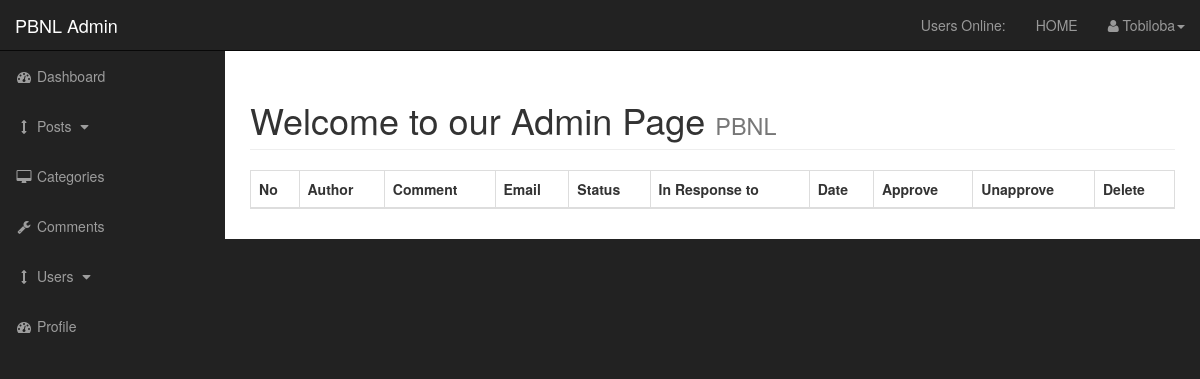
Before: /admin/comments.php (signed in) with the older database file.
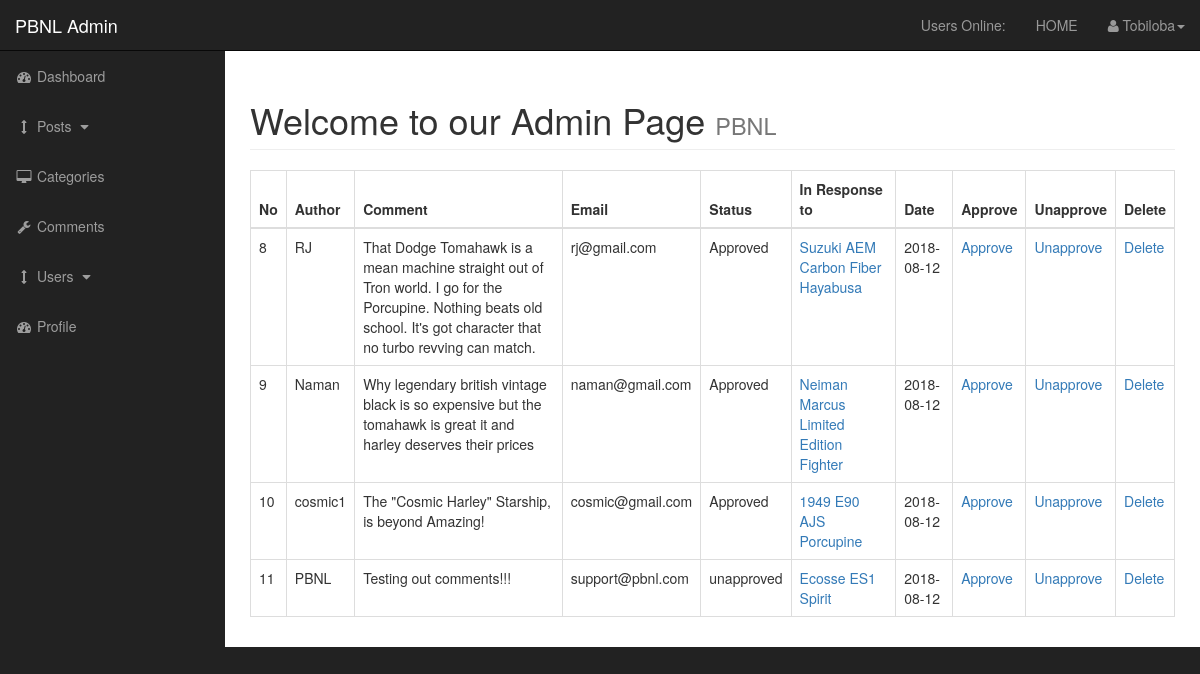
After: the same page with the newer database file.
### tables this page shows
CREATE TABLE `comments` (
  `comment_id` int(3) NOT NULL,
  `comment_post_id` int(3) NOT NULL,
  `comment_user_id` int(3) NOT NULL,
  `comment_author` varchar(255) NOT NULL,
  `comment_email` varchar(320) NOT NULL,
  `comment_content` text NOT NULL,
  `comment_status` varchar(255) NOT NULL DEFAULT 'unapproved',
  `comment_date` date NOT NULL
);

CREATE TABLE `posts` (
  `post_id` int(3) NOT NULL,
  `post_category_id` int(3) NOT NULL,
  `post_title` varchar(255) NOT NULL,
  `post_author` varchar(255) NOT NULL,
  `post_user` varchar(255) NOT NULL,
  `post_date` date NOT NULL,
  `post_image` text NOT NULL,
  `post_content` text NOT NULL,
  `post_tags` varchar(255) NOT NULL,
  `post_comment_count` int(11) NOT NULL,
  `post_status` varchar(255) NOT NULL,
  `post_views_count` int(11) NOT NULL,
  `likes` int(11) NOT NULL
);

### admin/includes/display_comments.php (the view, shortened to what this page needs)
   <table class="table table-bordered table-hover">
    <thead>
        <tr>
            <th>No</th>
            <th>Author</th>
            <th>Comment</th>
            <th>Email</th>
            <th>Status</th>
            <th>In Response to</th>
            <th>Date</th>
            <th>Approve</th>
            <th>Unapprove</th>
            <th>Delete</th>
        </tr>
    </thead>
    <tbody>
        <?php
        if($_SESSION['user_role'] == 'admin') {
            $query = "SELECT * FROM comments ORDER BY comment_id DESC";
            $result = mysqli_query($connection, $query);
            while ($row = mysqli_fetch_assoc($result)) {
                $commentId = $row['comment_id'];
                $commentPostId = $row['comment_post_id'];
                $commentAuthor = $row['comment_author'];
                $commentContent = $row['comment_content'];
                $commentEmail = $row['comment_email'];
                $commentStatus = $row['comment_status'];
                $commentDate = $row['comment_date'];
                echo "<tr>";
                echo "<td>$commentId</td>";
                echo "<td>$commentAuthor</td>";
                echo "<td>$commentContent</td>";
                echo "<td>$commentEmail</td>";
                echo "<td>$commentStatus</td>";
                $queries = "SELECT * FROM posts WHERE post_id = $commentPostId";
                $results = mysqli_query($connection, $queries);
                while ($rows = mysqli_fetch_assoc($results)) {
                    $postId = $rows['post_id'];
                    $postTitle = $rows['post_title'];
                    echo "<td><a href='../post.php?id=$postId'>$postTitle</a></td>";
                }
                echo "<td>$commentDate</td>";
                echo "<td><a href='comments.php?approve=$commentId'>Approve</a>";
                echo "<td><a href='comments.php?unapprove=$commentId'>Unapprove</a>";
                echo "<td><a href='comments.php?delete=$commentId'>Delete</a>";
            }
        } else {
            $user_id = $_SESSION['user_id'];
            $query = "SELECT * FROM comments WHERE comment_user_id = {$user_id}";
            $result = mysqli_query($connection, $query);
            while ($row = mysqli_fetch_assoc($result)) {
                $commentId = $row['comment_id'];
                $commentPostId = $row['comment_post_id'];
                $commentAuthor = $row['comment_author'];
                $commentContent = $row['comment_content'];
                $commentEmail = $row['comment_email'];
                $commentStatus = $row['comment_status'];
                $commentDate = $row['comment_date'];
                echo "<tr>";
                echo "<td>$commentId</td>";
                echo "<td>$commentAuthor</td>";
                echo "<td>$commentContent</td>";
                echo "<td>$commentEmail</td>";
                echo "<td>$commentStatus</td>";
                $queries = "SELECT * FROM posts WHERE post_id = $commentPostId";
                $results = mysqli_query($connection, $queries);
                while ($rows = mysqli_fetch_assoc($results)) {
                    $postId = $rows['post_id'];
                    $postTitle = $rows['post_title'];
                    echo "<td><a href='../post.php?id=$postId'>$postTitle</a></td>";
                }
                echo "<td>$commentDate</td>";
                echo "<td><a href='comments.php?approve=$commentId'>Approve</a>";
                echo "<td><a href='comments.php?unapprove=$commentId'>Unapprove</a>";
                echo "<td><a href='comments.php?delete=$commentId'>Delete</a>";
            }
        }
        ?>
    </tbody>
</table>

Changed rows visible on the page:
added comments: comment_id "8", comment_author "RJ", comment_content "That Dodge Tomahawk is a mean machine straight out of Tron world. I go for the Porcupine. Nothing beats old school. It's got character that no turbo revving can match.", comment_email "rj@gmail.com", comment_status "Approved", comment_date "2018-08-12"
added posts: post_title "Suzuki AEM Carbon Fiber Hayabusa", shown under "8"
added comments: comment_id "9", comment_author "Naman", comment_content "Why legendary british vintage black is so expensive but the tomahawk is great it and harley deserves their prices", comment_email "naman@gmail.com", comment_status "Approved", comment_date "2018-08-12"
added posts: post_title "Neiman Marcus Limited Edition Fighter", shown under "9"
added comments: comment_id "10", comment_author "cosmic1", comment_content "The \"Cosmic Harley\" Starship, is beyond Amazing!", comment_email "cosmic@gmail.com", comment_status "Approved", comment_date "2018-08-12"
added posts: post_title "1949 E90 AJS Porcupine", shown under "10"
added comments: comment_id "11", comment_author "PBNL", comment_content "Testing out comments!!!", comment_email "support@pbnl.com", comment_status "unapproved", comment_date "2018-08-12"
added posts: post_title "Ecosse ES1 Spirit", shown under "11"
